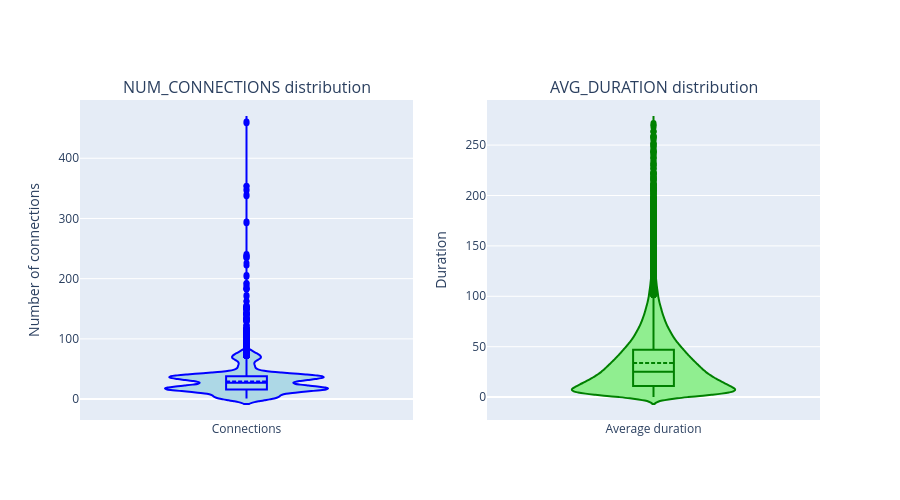

Write notebook code for a chart like this one.
### Markdown cell above
#### Visualizations

### Code cell
import plotly.graph_objects as go
from plotly.subplots import make_subplots

fig = make_subplots(
    rows=1, 
    cols=2, 
    subplot_titles=("NUM_CONNECTIONS distribution", "AVG_DURATION distribution")
)

fig.add_trace(
    go.Violin(
        y=df_edges['NUM_CONNECTIONS'],
        name='Connections',
        box_visible=True, # Muestra la caja (boxplot) dentro del violín
        meanline_visible=True, # Muestra la línea de la media
        fillcolor='lightblue',
        line_color='blue'
    ),
    row=1, col=1
)

fig.add_trace(
    go.Violin(
        y=df_edges['AVG_DURATION'],
        name='Average duration',
        box_visible=True,
        meanline_visible=True,
        fillcolor='lightgreen',
        line_color='green'
    ),
    row=1, col=2
)

fig.update_layout(
    showlegend=False,
    height=500
)

fig.update_yaxes(title_text="Number of connections", row=1, col=1)
fig.update_yaxes(title_text="Duration", row=1, col=2)

fig.show()

### Figure 1 — Plotly figure (JSON) as saved in the notebook; plotly's stock layout.template omitted (floating-point values rounded to 4 significant figures; data arrays with more than 128 entries replaced by an {"elided": "..."} marker saying what was removed)
{"data": [{"box": {"visible": true}, "fillcolor": "lightblue", "line": {"color": "blue"}, "meanline": {"visible": true}, "name": "Connections", "type": "violin", "xaxis": "x", "y": {"elided": "37945 int values"}, "yaxis": "y"}, {"box": {"visible": true}, "fillcolor": "lightgreen", "line": {"color": "green"}, "meanline": {"visible": true}, "name": "Average duration", "type": "violin", "xaxis": "x2", "y": {"elided": "37945 float values"}, "yaxis": "y2"}], "layout": {"annotations": [{"font": {"size": 16}, "showarrow": false, "text": "NUM_CONNECTIONS distribution", "x": 0.225, "xanchor": "center", "xref": "paper", "y": 1, "yanchor": "bottom", "yref": "paper"}, {"font": {"size": 16}, "showarrow": false, "text": "AVG_DURATION distribution", "x": 0.775, "xanchor": "center", "xref": "paper", "y": 1, "yanchor": "bottom", "yref": "paper"}], "height": 500, "showlegend": false, "xaxis": {"anchor": "y", "domain": [0, 0.45]}, "xaxis2": {"anchor": "y2", "domain": [0.55, 1]}, "yaxis": {"anchor": "x", "domain": [0, 1], "title": {"text": "Number of connections"}}, "yaxis2": {"anchor": "x2", "domain": [0, 1], "title": {"text": "Duration"}}}}
